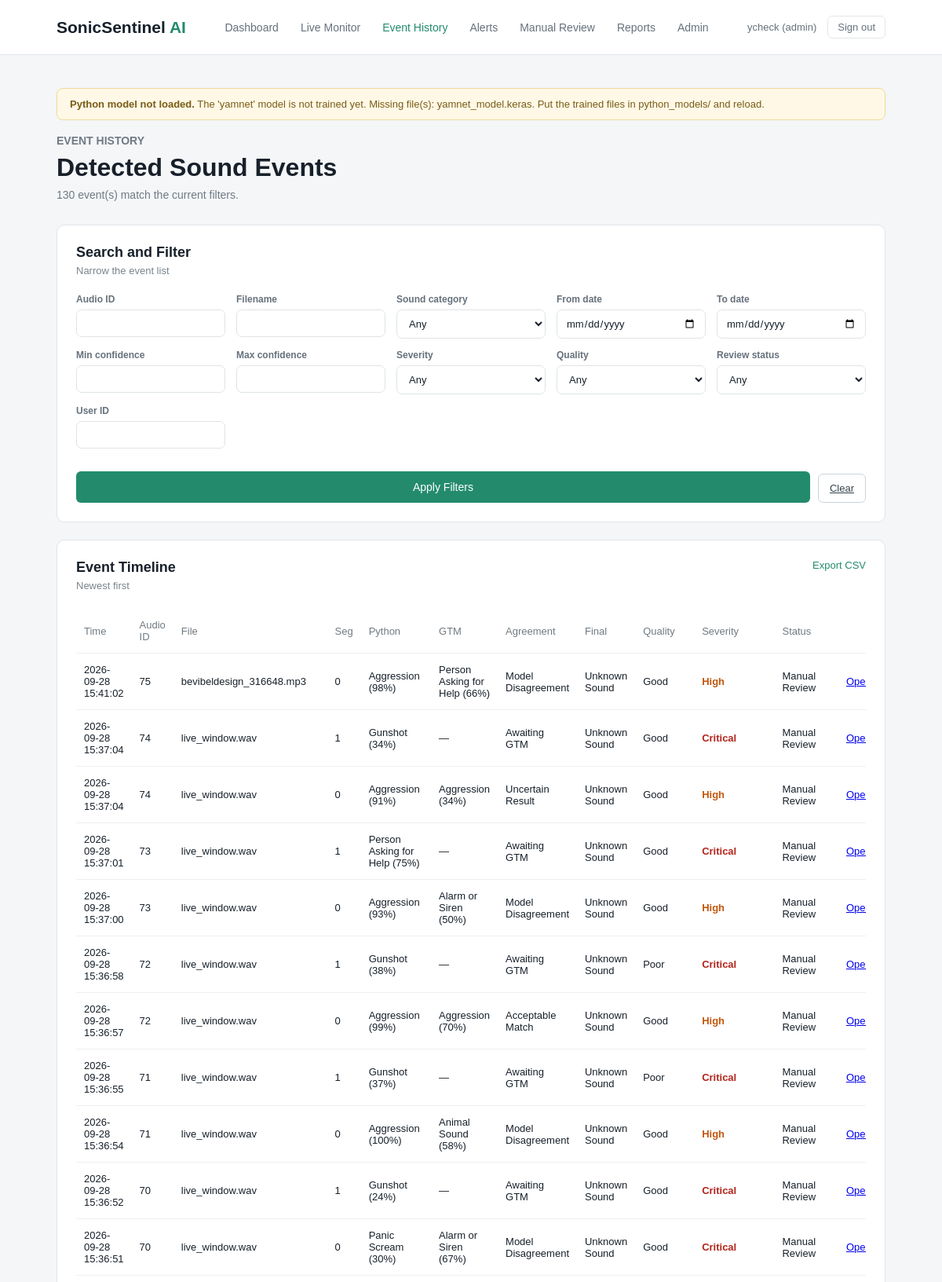
The app's page /event-history (signed in, upper part) with its own data.
### tables this page shows
CREATE TABLE users (
        user_id INTEGER PRIMARY KEY,
        username TEXT NOT NULL UNIQUE,
        password_hash TEXT NOT NULL,
        role TEXT NOT NULL
            CHECK (role IN ('user', 'reviewer', 'operator', 'maintenance', 'admin')),
        full_name TEXT,
        email TEXT,
        created_at TEXT NOT NULL DEFAULT CURRENT_TIMESTAMP
    );

CREATE TABLE detections (
        detection_id INTEGER PRIMARY KEY,
        audio_id INTEGER,
        segment_index INTEGER NOT NULL DEFAULT 0,
        start_sec REAL,
        end_sec REAL,

        python_class TEXT,
        python_scores TEXT,
        python_confidence REAL,
        python_model_version TEXT,

        gtm_class TEXT,
        gtm_scores TEXT,
        gtm_confidence REAL,
        gtm_model_version TEXT,

        agreement_status TEXT,
        confidence_difference REAL,
        top_two_margin REAL,
        overlapping_classes TEXT,

        quality TEXT,
        quality_notes TEXT,
        noise_level REAL,

        final_class TEXT,
        confidence_level TEXT,
        severity TEXT,
        alert_status TEXT,
        recommended_action TEXT,
        manual_review_required INTEGER NOT NULL DEFAULT 0,
        manual_review_reason TEXT,
        status TEXT NOT NULL DEFAULT 'Classified',
        reviewer_decision TEXT,

        waveform_path TEXT,
        spectrogram_path TEXT,

        created_at TEXT NOT NULL DEFAULT CURRENT_TIMESTAMP,

        FOREIGN KEY (audio_id) REFERENCES audio_files(audio_id)
    );

CREATE TABLE audio_files (
        audio_id INTEGER PRIMARY KEY,
        uploaded_by INTEGER,
        filename TEXT NOT NULL,
        stored_path TEXT NOT NULL,
        file_hash TEXT NOT NULL,
        fingerprint TEXT,
        audio_format TEXT,
        duration_sec REAL,
        sample_rate INTEGER,
        channels INTEGER,
        bit_depth INTEGER,
        file_size INTEGER,
        source_kind TEXT NOT NULL DEFAULT 'upload',
        augmentation_type TEXT,
        uploaded_at TEXT NOT NULL DEFAULT CURRENT_TIMESTAMP,

        FOREIGN KEY (uploaded_by) REFERENCES users(user_id)
    );

### app.py (the view)
@app.route("/event-history")
def event_history():
    user = current_user()
    if user is None:
        return redirect(url_for("login"))
    filters = {
        "audio_id": request.args.get("audio_id", type=int),
        "filename": (request.args.get("filename") or "").strip(),
        "sound_class": request.args.get("sound_class") or "",
        "date_from": request.args.get("date_from") or "",
        "date_to": request.args.get("date_to") or "",
        "min_confidence": request.args.get("min_confidence", type=float),
        "max_confidence": request.args.get("max_confidence", type=float),
        "severity": request.args.get("severity") or "",
        "quality": request.args.get("quality") or "",
        "status": request.args.get("status") or "",
        "user_id": request.args.get("user_id", type=int),
    }
    context = page_context()
    context["user"] = user
    return render_template(
        "event_history.html",
        detections=database.search_detections(filters),
        filters=filters,
        **context,
    )

### app.py (called while the page is built, shortened)
def current_user():
    user_id = session.get("user_id")
    if not user_id:
        return None
    return database.get_user(user_id)

def gtm_ready():
    model_file = os.path.join("gtm_model", "model.json")
    return bool(GTM_MODEL_URL) or os.path.exists(model_file)

def encoder_classes():
    import joblib
    path = os.path.join("python_models", LABEL_ENCODER_FILE)
    return [str(c) for c in joblib.load(path).classes_]

def gtm_label_check():
    meta = os.path.join("gtm_model", "metadata.json")
    if not os.path.exists(meta):
        return None
    try:
        with open(meta) as handle:
            labels = json.load(handle).get("labels")
    except ValueError as error:
        return f"gtm_model/metadata.json could not be read: {error}"
    try:
        expected = encoder_classes()
    except Exception as error:
        return f"label_encoder.pkl could not be read: {error}"

def gtm_info():
    source = GTM_MODEL_URL or "/gtm_model/"
    problem = gtm_label_check()
    if problem:
        message = problem
    elif gtm_ready():
        message = "The browser model is loaded in the browser."
    else:
        message = (
            "No browser model found. Put model.json, the weight shard and "
            "metadata.json in gtm_model/, or set the GTM_MODEL_URL environment variable."
        )
    try:
        classes = encoder_classes()
    except Exception:
        classes = list(CLASSES)
    return {
        "ready": gtm_ready() and not problem,
        "source": source,
        "version": GTM_MODEL_VERSION,
        "classes": classes,
        "message": message,
    }

def page_context():
    user = current_user()
    return {
        "user": user,
        "classes": CLASSES,
        "class_names": {name: display_name(name) for name in CLASSES},
        "severities": ["Informational", "Low", "Medium", "High", "Critical"],
        "qualities": ["Good", "Acceptable", "Poor", "Unusable"],
        "statuses": EVENT_STATUSES,
        "model_status": python_model.model_status(),
        "gtm": gtm_info(),
    }

### config/config.py (called while the page is built)
def display_name(class_id):
    return CLASS_NAMES.get(class_id, class_id)

def selected_model_name():
    try:
        with open(SELECTION_FILE) as handle:
            chosen = json.load(handle).get("selected")
    except (OSError, ValueError):
        return None
    return chosen if chosen in PYTHON_MODELS else None

### src/python_model.py (called while the page is built)
def active_model_name():
    return selected_model_name() or ACTIVE_PYTHON_MODEL

### templates/event_history.html (shortened to what this page needs)
{% extends "base.html" %}
{% set active_page = 'history' %}
{% block content %}
<section class="page-heading">
    <div>
        <p class="small-title">EVENT HISTORY</p>
        <h1>Detected Sound Events</h1>
        <p>{{ detections|length }} event(s) match the current filters.</p>
    </div>
</section>
<section class="card">
    <div class="card-heading">
        <div>
            <h2>Search and Filter</h2>
            <p>Narrow the event list</p>
        </div>
    </div>
    <form method="GET" class="filter-form">
        <label>Audio ID
            <input type="number" name="audio_id" value="{{ filters.audio_id or '' }}">
        </label>
        <label>Filename
            <input type="text" name="filename" value="{{ filters.filename }}">
        </label>
        <label>Sound category
            <select name="sound_class">
                <option value="">Any</option>
            </select>
        </label>
        <label>From date
            <input type="date" name="date_from" value="{{ filters.date_from }}">
        </label>
        <label>To date
            <input type="date" name="date_to" value="{{ filters.date_to }}">
        </label>
        <label>Min confidence
            <input type="number" name="min_confidence" step="0.05" min="0" max="1"
                   value="{{ filters.min_confidence if filters.min_confidence is not none else '' }}">
        </label>
        <label>Max confidence
            <input type="number" name="max_confidence" step="0.05" min="0" max="1"
                   value="{{ filters.max_confidence if filters.max_confidence is not none else '' }}">
        </label>
        <label>Severity
            <select name="severity">
                <option value="">Any</option>
            </select>
        </label>
        <label>Quality
            <select name="quality">
                <option value="">Any</option>
            </select>
        </label>
        <label>Review status
            <select name="status">
                <option value="">Any</option>
            </select>
        </label>
        <label>User ID
            <input type="number" name="user_id" value="{{ filters.user_id or '' }}">
        </label>
        <div class="filter-buttons">
            <button type="submit" class="main-button small-button">Apply Filters</button>
            <a class="secondary-button" href="{{ url_for('event_history') }}">Clear</a>
        </div>
    </form>
</section>
<section class="card events-card">
    <div class="card-heading">
        <div>
            <h2>Event Timeline</h2>
            <p>Newest first</p>
        </div>
        {% if user['role'] == 'admin' %}
        <a class="view-link" href="{{ url_for('export_detections') }}">Export CSV</a>
        {% endif %}
    </div>
    <div class="table-wrapper">
        <table>
            <thead>
                <tr>
                    <th>Time</th>
                    <th>Audio ID</th>
                    <th>File</th>
                    <th>Seg</th>
                    <th>Python</th>
                    <th>GTM</th>
                    <th>Agreement</th>
                    <th>Final</th>
                    <th>Quality</th>
                    <th>Severity</th>
                    <th>Status</th>
                    <th></th>
                </tr>
            </thead>
            <tbody>
                {% for row in detections %}
                <tr>
                    <td>{{ row['created_at'] }}</td>
                    <td>{{ row['audio_id'] }}</td>
                    <td>{{ row['filename'] or '—' }}</td>
                    <td>{{ row['segment_index'] }}</td>
                    <td>
                        {{ display_name(row['python_class'] or 'unknown') }}
                        {% if row['python_confidence'] is not none %}
                            ({{ '%.0f'|format(row['python_confidence'] * 100) }}%)
                        {% endif %}
                    </td>
                    <td>
                        {% if row['gtm_class'] %}
                            {{ display_name(row['gtm_class']) }}
                            ({{ '%.0f'|format(row['gtm_confidence'] * 100) }}%)
                        {% else %}—{% endif %}
                    </td>
                    <td>{{ row['agreement_status'] or '—' }}</td>
                    <td>{{ display_name(row['final_class'] or 'unknown') }}</td>
                    <td>{{ row['quality'] or '—' }}</td>
                    <td><span class="severity-{{ (row['severity'] or 'low')|lower }}">{{ row['severity'] }}</span></td>
                    <td>{{ row['status'] }}</td>
                    <td><a href="{{ url_for('detection_detail', detection_id=row['detection_id']) }}">Open</a></td>
                </tr>
                {% else %}
                <tr><td colspan="12" class="muted">No events match these filters.</td></tr>
                {% endfor %}
            </tbody>
        </table>
    </div>
</section>
{% endblock %}

### templates/base.html (shortened to what this page needs)
<!DOCTYPE html>
<html lang="en">
<head>
    <link rel="stylesheet" href="{{ url_for('static', filename='style.css') }}">
</head>
<body>
<header class="navbar">
    <div class="logo">
        SonicSentinel <span>AI</span>
    </div>
    {% if user %}
    <nav>
        <a href="{{ url_for('dashboard') }}" class="{% if active_page == 'dashboard' %}active{% endif %}">Dashboard</a>
        <a href="{{ url_for('live') }}" class="{% if active_page == 'live' %}active{% endif %}">Live Monitor</a>
        <a href="{{ url_for('event_history') }}" class="{% if active_page == 'history' %}active{% endif %}">Event History</a>
        <a href="{{ url_for('alerts') }}" class="{% if active_page == 'alerts' %}active{% endif %}">Alerts</a>
        <a href="{{ url_for('manual_review') }}" class="{% if active_page == 'review' %}active{% endif %}">Manual Review</a>
        <a href="{{ url_for('reports') }}" class="{% if active_page == 'reports' %}active{% endif %}">Reports</a>
        {% if user['role'] == 'admin' %}
        <a href="{{ url_for('admin') }}" class="{% if active_page == 'admin' %}active{% endif %}">Admin</a>
        {% endif %}
    </nav>
    <div class="user-box">
        <a href="{{ url_for('profile') }}">{{ user['username'] }} ({{ user['role'] }})</a>
        <a href="{{ url_for('logout') }}" class="logout-link">Sign out</a>
    </div>
    {% endif %}
</header>
<main class="container">
    {% if model_status and not model_status.available %}
    <div class="notice-box">
        <strong>Python model not loaded.</strong> {{ model_status.message }}
    </div>
    {% endif %}
    {% block content %}{% endblock %}
</main>
</body>
</html>

### static/style.css (style rules this page uses)
* { margin: 0; padding: 0; box-sizing: border-box; }
body { font-family: Arial, sans-serif; background: #f4f6f8; color: #17202a; }
.navbar { height: 70px; background: #ffffff; border-bottom: 1px solid #e2e6e9; display: flex; align-items: center; justify-content: space-between; padding: 0 6%; }
.logo { font-size: 21px; font-weight: 700; }
.logo span { color: #238b6c; }
nav { display: flex; gap: 28px; }
nav a { text-decoration: none; color: #66717b; font-size: 14px; }
nav a:hover, nav a.active { color: #238b6c; }
.container { width: 88%; max-width: 1250px; margin: 0 auto; padding: 42px 0; }
.page-heading { display: flex; justify-content: space-between; align-items: center; margin-bottom: 30px; }
.small-title { color: #238b6c; font-size: 12px; font-weight: 700; margin-bottom: 8px; }
.page-heading h1 { font-size: 32px; margin-bottom: 8px; }
.page-heading p { color: #707a83; font-size: 14px; }
.card { background: #ffffff; border: 1px solid #e1e5e8; border-radius: 10px; padding: 24px; }
.card-heading { display: flex; align-items: flex-start; justify-content: space-between; margin-bottom: 22px; }
.card-heading h2 { font-size: 18px; margin-bottom: 5px; }
.card-heading p { color: #7a848c; font-size: 13px; }
.main-button { width: 100%; border: none; background: #238b6c; color: white; padding: 12px; border-radius: 6px; margin-top: 15px; font-size: 14px; cursor: pointer; }
.secondary-button { border: 1px solid #ccd5d9; background: #ffffff; color: #34434b; padding: 10px 14px; border-radius: 6px; font-size: 13px; cursor: pointer; }
.small-button { margin-top: 15px; }
.events-card { margin-top: 22px; }
.view-link { color: #238b6c; text-decoration: none; font-size: 13px; }
.table-wrapper { overflow-x: auto; }
table { width: 100%; border-collapse: collapse; }
th, td { padding: 13px 10px; text-align: left; border-bottom: 1px solid #edf0f1; font-size: 13px; }
th { color: #707a82; font-weight: 500; }
.user-box { display: flex; gap: 14px; align-items: center; font-size: 13px; }
.user-box a { color: #66717b; text-decoration: none; }
.logout-link { border: 1px solid #e2e6e9; padding: 6px 12px; border-radius: 6px; }
.notice-box { background: #fff8e6; border: 1px solid #f0d89b; color: #7a5c15; padding: 12px 16px; border-radius: 8px; font-size: 13px; margin-bottom: 18px; }
.filter-form { display: grid; grid-template-columns: repeat(auto-fit, minmax(190px, 1fr)); gap: 14px; margin-top: 6px; }
.filter-form label, .review-form label, .auth-card label { display: block; font-size: 12px; color: #66717b; font-weight: 600; }
.filter-form input, .filter-form select, .review-form input, .review-form select, .auth-card input, .auth-card select { width: 100%; margin-top: 6px; padding: 9px 11px; border: 1px solid #dfe4e8; border-radius: 7px; font-size: 13px; font-family: inherit; background: #ffffff; color: #17202a; }
.filter-buttons { display: flex; gap: 10px; align-items: flex-end; grid-column: 1 / -1; }
.severity-critical { color: #b3261e; font-weight: 700; }
.severity-high { color: #c2570d; font-weight: 700; }

### records on screen
users: username "ycheck", role "admin"
detections: created_at "2026-09-28 15:41:02", audio_id "75", filename "bevibeldesign_316648.mp3", segment_index "0", python_class "Aggression", row['python_confidence']*100 "98", gtm_class "Person Asking for Help", row['gtm_confidence']*100 "66", agreement_status "Model Disagreement", final_class "Unknown Sound", quality "Good", severity "High", status "Manual Review"
detections: created_at "2026-09-28 15:37:04", audio_id "74", filename "live_window.wav", segment_index "1", python_class "Gunshot", row['python_confidence']*100 "34", agreement_status "Awaiting GTM", final_class "Unknown Sound", quality "Good", severity "Critical", status "Manual Review"
detections: created_at "2026-09-28 15:37:04", audio_id "74", filename "live_window.wav", segment_index "0", python_class "Aggression", row['python_confidence']*100 "91", gtm_class "Aggression", row['gtm_confidence']*100 "34", agreement_status "Uncertain Result", final_class "Unknown Sound", quality "Good", severity "High", status "Manual Review"
detections: created_at "2026-09-28 15:37:01", audio_id "73", filename "live_window.wav", segment_index "1", python_class "Person Asking for Help", row['python_confidence']*100 "75", agreement_status "Awaiting GTM", final_class "Unknown Sound", quality "Good", severity "Critical", status "Manual Review"
detections: created_at "2026-09-28 15:37:00", audio_id "73", filename "live_window.wav", segment_index "0", python_class "Aggression", row['python_confidence']*100 "93", gtm_class "Alarm or Siren", row['gtm_confidence']*100 "50", agreement_status "Model Disagreement", final_class "Unknown Sound", quality "Good", severity "High", status "Manual Review"
detections: created_at "2026-09-28 15:36:58", audio_id "72", filename "live_window.wav", segment_index "1", python_class "Gunshot", row['python_confidence']*100 "38", agreement_status "Awaiting GTM", final_class "Unknown Sound", quality "Poor", severity "Critical", status "Manual Review"
detections: created_at "2026-09-28 15:36:57", audio_id "72", filename "live_window.wav", segment_index "0", python_class "Aggression", row['python_confidence']*100 "99", gtm_class "Aggression", row['gtm_confidence']*100 "70", agreement_status "Acceptable Match", final_class "Unknown Sound", quality "Good", severity "High", status "Manual Review"
detections: created_at "2026-09-28 15:36:55", audio_id "71", filename "live_window.wav", segment_index "1", python_class "Gunshot", row['python_confidence']*100 "37", agreement_status "Awaiting GTM", final_class "Unknown Sound", quality "Poor", severity "Critical", status "Manual Review"
detections: created_at "2026-09-28 15:36:54", audio_id "71", filename "live_window.wav", segment_index "0", python_class "Aggression", row['python_confidence']*100 "100", gtm_class "Animal Sound", row['gtm_confidence']*100 "58", agreement_status "Model Disagreement", final_class "Unknown Sound", quality "Good", severity "High", status "Manual Review"
detections: created_at "2026-09-28 15:36:52", audio_id "70", filename "live_window.wav", segment_index "1", python_class "Gunshot", row['python_confidence']*100 "24", agreement_status "Awaiting GTM", final_class "Unknown Sound", quality "Good", severity "Critical", status "Manual Review"
detections: created_at "2026-09-28 15:36:51", audio_id "70", filename "live_window.wav", segment_index "0", python_class "Panic Scream", row['python_confidence']*100 "30", gtm_class "Alarm or Siren", row['gtm_confidence']*100 "67", agreement_status "Model Disagreement", final_class "Unknown Sound", quality "Good", severity "Critical", status "Manual Review"

### other values on screen
{{ model_status.message }} "The 'yamnet' model is not trained yet. Missing file(s): yamnet_model.keras. Put the trained files in python_models/ and reload."
{{ detections|length }} "130"
